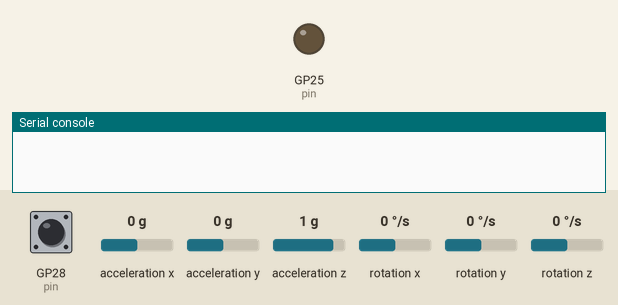
Bench run of a program on a simulated Raspberry Pi Pico running MicroPython. Parts: output pins drawn as LEDs (lit = HIGH), the last lines printed to the serial console. Dashed ring = blinking. Inputs (shaded band) come from the test bench; at power-on: rotation y 0 °/s, GP28 (pin) HIGH, acceleration x 0 g, acceleration y 0 g, acceleration z 1 g, rotation x 0 °/s, rotation z 0 °/s. WiFi joins after 1.5 s; no MQTT or app messages arrive unless stated; the clock reads 2024-03-15 10:24:30 at power-on unless the program sets it; library files of the repository ran but are not shown: mpu6050.py.

Above: at 0.1 s.
At 4.36 s:
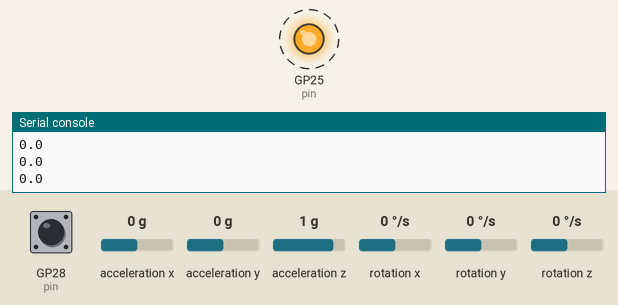
4.4 s: rotation y set to -192 °/s
7.4 s: GP28 (pin) pulled LOW for 0.15 s
Timing chart, 0 to 16.5 s (numbered marks = the images above; inputs shaded):
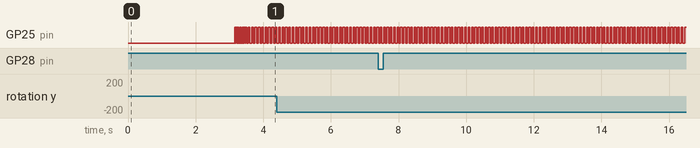

The program:

main.py
```python
import machine
from machine import Pin

from utime import sleep
import time
import utime
import math
import network

from umqtt.simple import MQTTClient
from mqtt_server.Kalman import KalmanAngle
from machine import Pin, I2C
from mqtt_server.mpu6050 import MPU6050
from Flow import HallSensorCounter
pin = Pin("LED", Pin.OUT)


# Set up the I2C interface
i2c = machine.I2C(0, sda=Pin(0), scl=Pin(1), freq=100000)
#i2c = machine.I2C(1, sda=machine.Pin(14), scl=machine.Pin(15))

# Set up the MPU6050 class
mpu = MPU6050(i2c)

# wake up the MPU6050 from sleep
mpu.wake()
### functions###
def wifi_connect():
    # Set up the WiFi connection
    ssid = 'GL-MT300N-V2-0c2'
    password = 'goodlife'

    wlan = network.WLAN(network.STA_IF)
    wlan.active(True)
    wlan.connect(ssid, password)

    # Wait for the connection to be established
    while not wlan.isconnected():
        #print(".")
        sleep(1)
        pass

    #print('Connected to', ssid)
    #print('Network config:', wlan.ifconfig())

def mqtt_connect():
    # Connect to MQTT broker
    client = MQTTClient("pico_w", "192.168.8.234")  # Pi's IP address
    client.connect()

    return client

def mqtt_disconnect(client):
    client.disconnect()

def mqtt_publish(client,topic,message):
    # Publish a message
    client.publish(topic, message)

def mqtt_subscribe(client,topic,message):
    # Publish a message
    client.publish(topic, message)

### global varibles
topic_dict = {
    1.0: "stepp/",
    1.1: "stepp/inst",
    1.2: "stepp/status",


    2.0: "angle/",
    2.1: "angle/inst",
    2.2: "angle/status",
    2.3: "angle/mpu",

    3.0: "linear/",
    3.1: "linear/inst",
    3.2: "linear/status",
    3.3: "linear/encoder",

    4.0: "hall/reading"
}


data_dict = {
    "angle/mpu": 0,
    "hall/reading": 0
}

angles = {
    "des_angle" : 0,
    "command": 0,
    "cur_angle" : 0
}


###init code###
wifi_connect()
client = mqtt_connect()
mqqt_timer = time.ticks_ms()

sensor = HallSensorCounter(pin=28)
#time since beginning of time

time_start = time.time()
##mqtt functions##
def send_protocal(cur_time,time,message):
    global sensor
    global time_start
    if cur_time > time:
        pin.toggle()
        #i = i + 1
        #message = message + "  i:" + str(i)

        mqtt_publish(client,"angle/mpu",message)

        mqtt_publish(client,"data/data", message +","+ str(sensor.pulse_count) +","+ str(time_start + cur_time))

        #mqtt_publish(client,"time/time",str(time_start + cur_time))

        sensor.pulse_count = 0
        time = time + 50
        #
        return time
    else:
        return time


### initiallising the angleometer###
RestrictPitch = True	#Comment out to restrict roll to ±90deg instead - please read: http://www.freescale.com/files/sensors/doc/app_note/AN3461.pdf
radToDeg = 57.2957786
kalAngleX = 0
kalAngleY = 0
kalmanX = KalmanAngle()
kalmanY = KalmanAngle()


time.sleep(1)
#Read Accelerometer raw value
accel = mpu.read_accel_data()
accX = accel[0]
accY = accel[1]
accZ = accel[2]


if (RestrictPitch):
    roll = math.atan2(accY,accZ) * radToDeg
    pitch = math.atan(-accX/math.sqrt((accY**2)+(accZ**2))) * radToDeg
else:
    roll = math.atan(accY/math.sqrt((accX**2)+(accZ**2))) * radToDeg
    pitch = math.atan2(-accX,accZ) * radToDeg

kalmanX.setAngle(roll)
kalmanY.setAngle(pitch)
gyroXAngle = roll;
gyroYAngle = pitch;
compAngleX = roll;
compAngleY = pitch;
def m():
    global marker
    marker = marker + 1
timer = time.time()
flag = 0
marker = 0
### Main code looop###
while True:
    if(flag >100): #Problem with the connection
        #print("There is a problem with the connection")
        #pico_pub.mqtt_publish(client,"angle/status","There is a problem with the connection")
        flag=0
        continue
    try:
        #Read Accelerometer raw value
        accel = mpu.read_accel_data()
        accX = accel[1]
        accY = accel[0]
        accZ = accel[2]

        #Read Gyroscope raw value
        gyro = mpu.read_gyro_data()
        gyroX = gyro[1]
        gyroY = gyro[0]
        gyroZ = gyro[2]

        dt = time.time() - timer
        timer = time.time()

        if (RestrictPitch):
            roll = math.atan2(accY,accZ) * radToDeg
            pitch = math.atan(-accX/math.sqrt((accY**2)+(accZ**2))) * radToDeg
        else:
            roll = math.atan(accY/math.sqrt((accX**2)+(accZ**2))) * radToDeg
            pitch = math.atan2(-accX,accZ) * radToDeg

        gyroXRate = gyroX/131
        gyroYRate = gyroY/131

        if (RestrictPitch):

            if((roll < -90 and kalAngleX >90) or (roll > 90 and kalAngleX < -90)):
                kalmanX.setAngle(roll)
                complAngleX = roll
                kalAngleX   = roll
                gyroXAngle  = roll

            else:
                kalAngleX = kalmanX.getAngle(roll,gyroXRate,dt)


            if(abs(kalAngleX)>90):
                gyroYRate  = -gyroYRate
                kalAngleY  = kalmanY.getAngle(pitch,gyroYRate,dt)

        else:

            if((pitch < -90 and kalAngleY >90) or (pitch > 90 and kalAngleY < -90)):
                kalmanY.setAngle(pitch)
                complAngleY = pitch
                kalAngleY   = pitch
                gyroYAngle  = pitch


            else:
                kalAngleY = kalmanY.getAngle(pitch,gyroYRate,dt)


            if(abs(kalAngleY)>90):
                gyroXRate  = -gyroXRate
                kalAngleX = kalmanX.getAngle(roll,gyroXRate,dt)
        #print(kalAngleY)
		#angle = (rate of change of angle) * change in time
        gyroXAngle = gyroXRate * dt
        gyroYAngle = gyroYAngle * dt

		#compAngle = constant * (old_compAngle + angle_obtained_from_gyro) + constant * angle_obtained from accelerometer
        compAngleX = 0.93 * (compAngleX + gyroXRate * dt) + 0.07 * roll
        compAngleY = 0.93 * (compAngleY + gyroYRate * dt) + 0.07 * pitch

        if ((gyroXAngle < -180) or (gyroXAngle > 180)):
            gyroXAngle = kalAngleX
        if ((gyroYAngle < -180) or (gyroYAngle > 180)):
            gyroYAngle = kalAngleY

        #print("Angle X: " + str(kalAngleX)+"   " +"Angle Y: " + str(kalAngleY))
        #print(str(roll)+"  "+str(gyroXAngle)+"  "+str(compAngleX)+"  "+str(kalAngleX)+"  "+str(pitch)+"  "+str(gyroYAngle)+"  "+str(compAngleY)+"  "+str(kalAngleY))

        message = str(kalAngleX)

        cur_timer = time.ticks_ms()

        #send message if timer has elapsed
        mqqt_timer = send_protocal(cur_timer,mqqt_timer,message)

        print(message)
        time.sleep(0.005)

    except Exception as exc:
        print(str(marker))
        marker = 0
        flag +=1
```

Kalman.py
```python
class KalmanAngle:
    def __init__(self):
        self.QAngle = 0.001
        self.QBias = 0.003
        self.RMeasure = 0.03
        self.angle = 0.0
        self.bias = 0.0
        self.rate = 0.0
        self.P=[[0.0,0.0],[0.0,0.0]]

    '''def kalman():
        QAngle = 0.001
        QBias = 0.003
        RMeasure = 0.03

        angle = 0.0
        bias = 0.0

        P[0][0] = 0.0
        P[0][1] = 0.0
        P[1][0] = 0.0
        P[1][1] = 0.0'''

    def getAngle(self,newAngle, newRate,dt):
        #step 1:
        self.rate = newRate - self.bias;    #new_rate is the latest Gyro measurement
        self.angle += dt * self.rate;

        #Step 2:
        self.P[0][0] += dt * (dt*self.P[1][1] -self.P[0][1] - self.P[1][0] + self.QAngle)
        self.P[0][1] -= dt * self.P[1][1]
        self.P[1][0] -= dt * self.P[1][1]
        self.P[1][1] += self.QBias * dt

        #Step 3: Innovation
        y = newAngle - self.angle

        #Step 4: Innovation covariance
        s = self.P[0][0] + self.RMeasure

        #Step 5:    Kalman Gain
        K=[0.0,0.0]
        K[0] = self.P[0][0]/s
        K[1] = self.P[1][0]/s

        #Step 6: Update the Angle
        self.angle += K[0] * y
        self.bias  += K[1] * y

        #Step 7: Calculate estimation error covariance - Update the error covariance
        P00Temp = self.P[0][0]
        P01Temp = self.P[0][1]

        self.P[0][0] -= K[0] * P00Temp;
        self.P[0][1] -= K[0] * P01Temp;
        self.P[1][0] -= K[1] * P00Temp;
        self.P[1][1] -= K[1] * P01Temp;

        return self.angle

    def setAngle(self,angle):
        self.angle = angle

    def setQAngle(self,QAngle):
        self.QAngle = QAngle

    def setQBias(self,QBias):
        self.QBias = QBias

    def setRMeasure(self,RMeasure):
        self.RMeasure = RMeasure

    def getRate():
        return self.rate

    def getQAngle():
        return self.QAngle

    def getQBias():
        return self.QBias

    def  getRMeasure():
        return self.RMeasure
```

Flow.py
```python
import machine
import time


class HallSensorCounter:
    def __init__(self, pin):
        self.pin = machine.Pin(pin, machine.Pin.IN, machine.Pin.PULL_UP)
        self.pulse_count = 0
        # Add event detection for the  pin
        self.pin.irq(trigger=machine.Pin.IRQ_RISING, handler=self.hall_sensor_callback)

    def hall_sensor_callback(self,channel):
        self.pulse_count += 1
        print("Pulse detected! Total count: {}".format(self.pulse_count))


"""
# Example usage
sensor = HallSensorCounter(pin=28)

mqqt_timer = time.ticks_ms()
def send_protocal(cur_time,time):
    global sensor
    if cur_time > time:
        time = time + 5000
        sensor.pulse_count = 0
        return time
    else:
        return time

while True:
    cur_timer = time.ticks_ms()
    mqqt_timer = send_protocal(cur_timer,mqqt_timer)
    print(str(sensor.pulse_count))
    """
```

Measured:
- by itself, GP25 (pin): alternates HIGH for 0.05 s and LOW for 0.05 s
